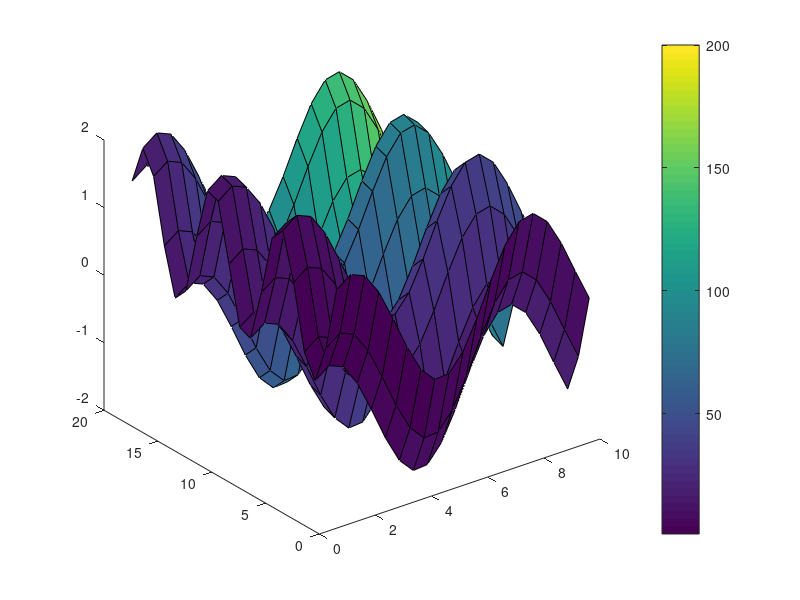
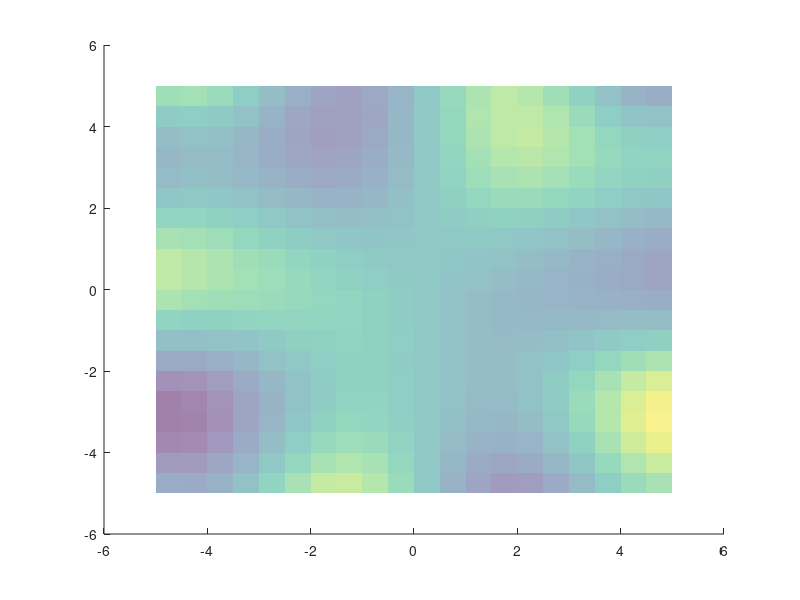

The MATLAB source for these figures, in order: (Note: this script raises an error after producing the figures.)
%=============================================================================
% Copyright (c) 2016-present Allan CORNET (Nelson)
%=============================================================================
% This file is part of Nelson.
%=============================================================================
% LICENCE_BLOCK_BEGIN
% SPDX-License-Identifier: LGPL-3.0-or-later
% LICENCE_BLOCK_END
%=============================================================================
% <--WEIGHT 2-->
% <--ADV-CLI MODE-->
%=============================================================================
f = figure();
[X, Y] = meshgrid(1:0.5:10, 1:20);
Z = sin(X) + cos(Y);
C = X .* Y;
surface(X, Y, Z, C);
colorbar
view(3)
%=============================================================================
f = figure();
ax = gca();
[X, Y] = meshgrid(-5:.5:5);
Z = Y .* sin(X) - X .* cos(Y);
s = surface(X, Y, Z, 'FaceAlpha', 0.5, 'EdgeColor', 'none');
asserts.isequal(s.EdgeColor, 'none');
view(3)
%=============================================================================
f = figure('Visible', 'off');
[X, Y] = meshgrid(1:3, 1:3);
Z = X + Y;
s = surf(X, Y, Z, 'EdgeColor', 'None');
asserts.isequal(s.EdgeColor, 'none');
close(f);
close all;
%=============================================================================
